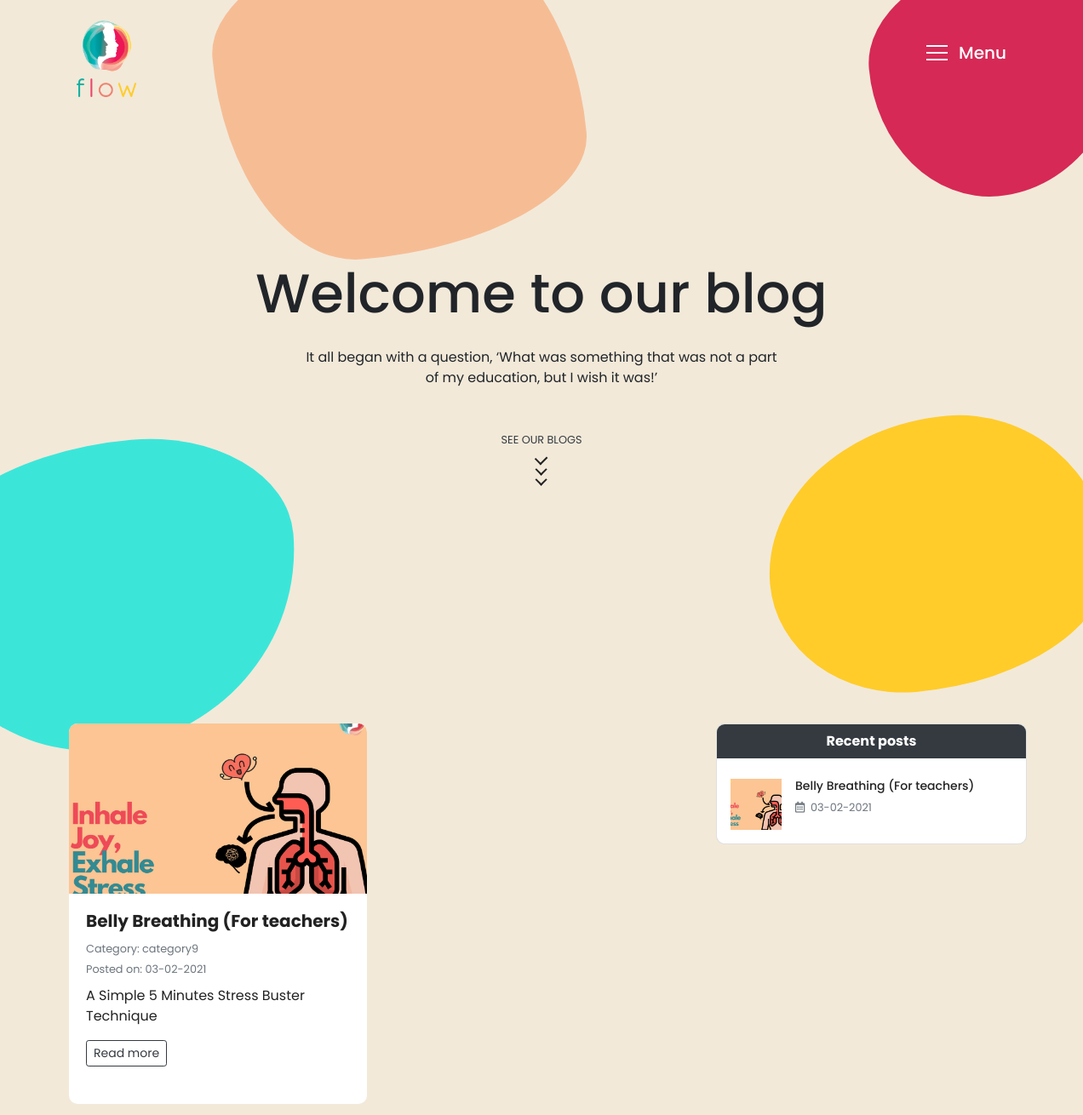
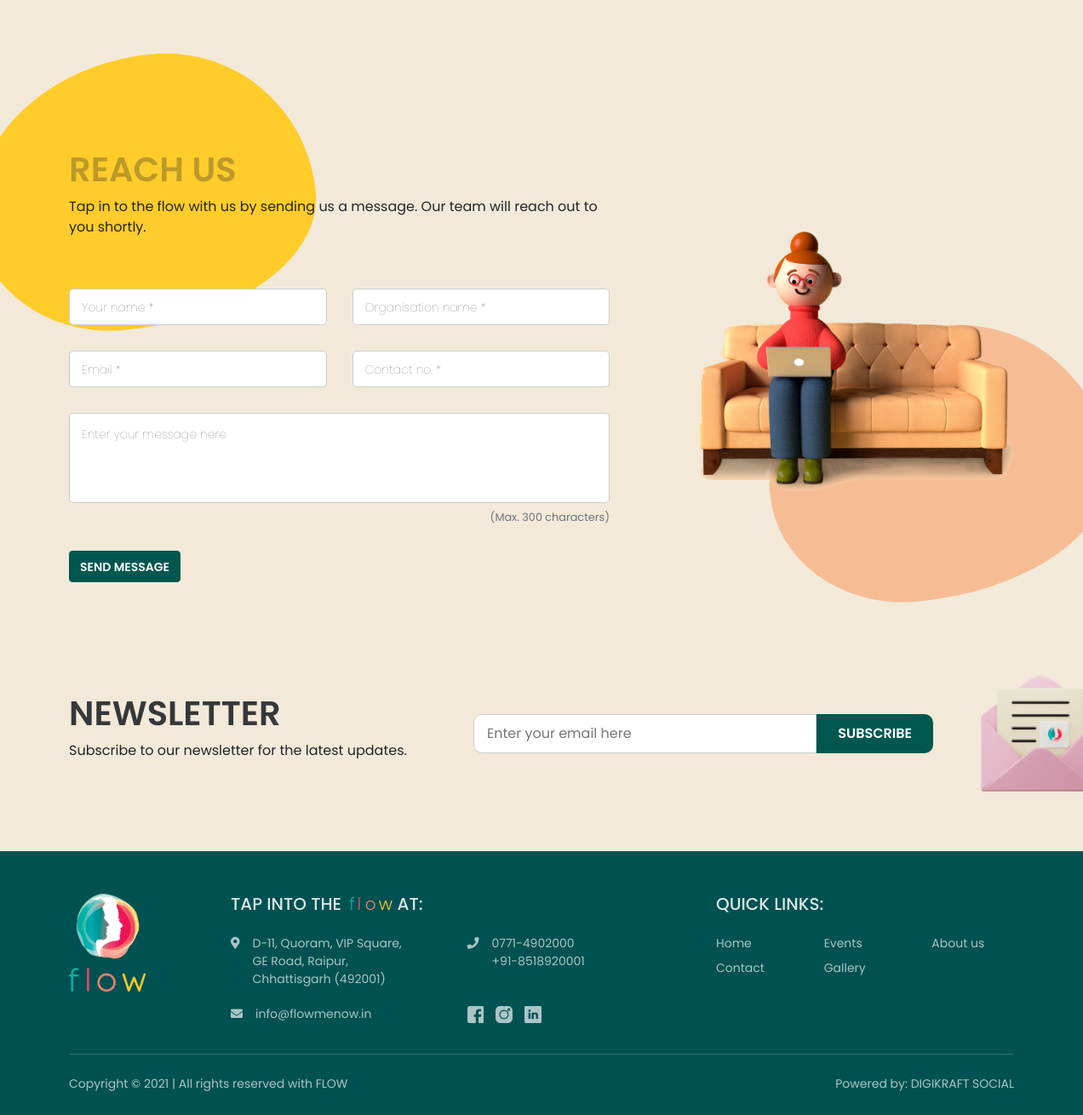
The page /index.php/home/blog on the database its author committed (2 pictures, top to bottom).
### tables this page shows
CREATE TABLE `blogs` (
  `id` int(100) NOT NULL,
  `heading` varchar(2048) NOT NULL,
  `short_descr` varchar(1000) DEFAULT NULL,
  `date` timestamp NOT NULL DEFAULT current_timestamp(),
  `img` varchar(1024) NOT NULL,
  `content` longtext NOT NULL,
  `url_slug` varchar(500) DEFAULT NULL,
  `tags` text DEFAULT NULL,
  `category_id` int(11) DEFAULT NULL,
  `authors_id` int(11) DEFAULT NULL,
  `created_at` timestamp NOT NULL DEFAULT current_timestamp(),
  `updated_at` timestamp NOT NULL DEFAULT current_timestamp()
);

CREATE TABLE `blog_categories` (
  `id` int(11) NOT NULL,
  `category` varchar(1024) NOT NULL,
  `category_date` timestamp NOT NULL DEFAULT current_timestamp()
);

CREATE TABLE `webprofile` (
  `id` int(11) NOT NULL,
  `email` varchar(80) NOT NULL,
  `phone1` varchar(50) NOT NULL,
  `phone2` varchar(50) NOT NULL,
  `whatsapp_no` varchar(50) NOT NULL,
  `address` text NOT NULL,
  `fblink` varchar(250) NOT NULL,
  `instalink` varchar(250) NOT NULL,
  `linkedinlink` varchar(250) NOT NULL,
  `latitude` varchar(500) NOT NULL,
  `longitude` varchar(500) NOT NULL
);

### application/controllers/Home.php (called while the page is built, shortened)
<?php
class Home extends MY_Controller {
	function __construct(){
		$this->load->model('GetModel','fetch');
		$this->load->model('AddModel','save');
		$this->load->library("pagination");
	}
	public function blog(){
		$config = array();
		$config["base_url"] = base_url() . "blog/page";
		$config["total_rows"] = $this->fetch->record_count('blogs');
		$config["per_page"] = 10;
		$config["uri_segment"] = 3;
		$this->pagination->initialize($config);
		$page = ($this->uri->segment(3)) ? $this->uri->segment(3) : 0;
		$profile=$this->fetch->getWebProfile();
		$blogs=$this->fetch->fetch_blogs($config["per_page"], $page);
		$pages = $this->pagination->create_links();
		$recent=$this->fetch->getLimitInfo('blogs',4);
		$this->load->view('header',['profile'=>$profile,'blogs'=>$blogs,'pages'=>$pages,'recent'=>$recent
									]);
		$this->load->view('blog_main');
		$this->load->view('footer');
	}
}

### index.php (called while the page is built, shortened)
<?php
require_once BASEPATH.'core/CodeIgniter.php';

### application/models/GetModel.php (called while the page is built, shortened)
<?php
class GetModel extends CI_Model{
    public function getWebProfile()
    {
        return $this->db->get('webprofile')->row();
    }
    public function fetch_blogs($limit, $start)
    {
        $this->db->select('b.*, c.category, c.id AS cat_id');
        $this->db->from('blogs b');
        $this->db->join('blog_categories c', 'c.id = b.category_id', 'LEFT');
        $this->db->order_by('id','desc');
        $this->db->limit($limit, $start);
        $query = $this->db->get();
        return $query->result();
    }
    public function getLimitInfo($tbl,$lim)
    {
        return $this->db->order_by('id', 'DESC')->limit($lim)->get($tbl)->result();
    }
    public function record_count($table)
    {
        return $this->db->count_all($table);
    }
}
?>

### application/views/blog_main.php (the view, shortened to what this page needs)
<section class="hero-sec">
    <div class="container">
        <div class="intro">
            <h1>Welcome to our blog</h1>
            <p class="mt-4 mb-5 mx-auto">It all began with a question, ‘What was something that was not a part of my education, but I wish it was!’</p>
            <a href="#allBlogs" id="nextPage" class="link">
                <small class="text-dark">SEE OUR BLOGS</small>
                <div class="mouse">
                    <span class="m_scroll_arrows unu"></span>
                    <span class="m_scroll_arrows doi"></span>
                    <span class="m_scroll_arrows trei"></span>
                </div>
            </a>
        </div>
    </div>
    <div class="blobs">
        <div class="blob-baige"></div>
        <div class="blob-pink"></div>
        <div class="blob-teal"></div>
        <div class="blob-yellow"></div>
    </div>
</section>
<main class="all-blogs" id="allBlogs">
    <div class="container">
        <div class="row ">
            <div class="col-md-8">
                <div class="row">
                    <?php foreach($blogs as $b){?>
                        <div class="col-md-6 mb-5">
                            <div onclick="redirectTo('<?=base_url('blog/').$b->id.'/'.$b->url_slug?>')" class="blog-card card mb-4 border-0 h-100" style="color:#222">
                                <img class="card-img-top" src="<?=base_url()?>assets/images/<?=$b->img?>" style="object-fit: cover;" height="200" alt="image">
                                <div class="card-body">
                                    <h5 class="mb-2"><strong><?=$b->heading?></strong></h5>
                                    <small class="text-muted">Category: <a href="<?=base_url('blog/category/').$b->cat_id.'/'.$b->category?>" class="cat-link"><?=$b->category?></a></small>
                                    <br>
                                    <small class="text-muted">Posted on: <?=date('d-m-Y',strtotime($b->date))?></small>
                                    <p class="card-text text-black mt-2"><?=(strlen($b->short_descr) > 100) ? substr($b->short_descr,0,100).'...' :$b->short_descr?></p>
                                    <div class="d-flex justify-content-between align-items-center">
                                        <div class="btn-group">
                                            <a href="<?=base_url('blog/').$b->id.'/'.$b->url_slug?>" class="btn btn-sm btn-outline-dark">Read more</a>
                                        </div>
                                    </div>
                                </div>
                            </div>
                        </div>
                    <?php }?>
                </div>
            </div>
            <div class="aside col-md-4 pr-sm-0 mt-sm-0 mt-5">
                <div class="card">
                    <div class="card-title mb-2">
                        <p class="text-center rounded-3 font-weight-bold bg-dark text-white py-2">Recent posts</p>
                    </div>
                    <div class="card-body p-0">
                    <?php foreach($recent as $r){?>
                        <a href="<?=base_url('blog/').$r->id.'/'.$r->url_slug?>" class="card-text mb-3 px-3 d-flex flex-row flex-nowrap align-items-start">
                            <img src="<?=base_url()?>assets/images/<?=$r->img?>" alt="" width="60" height="60" style="object-fit: cover;">
                            <div class="content ml-3">
                                <h6 class="mb-1"><?=$r->heading?></h6>
                                <small class="text-muted"><i class="far fa-calendar-alt"> </i>&nbsp; <?=date('d-m-Y',strtotime($r->date))?></small>
                            </div>
                        </a>
                    <?php }?>
                    </div>
                </div>
            </div>
        </div>
    </div>
</main>

### application/views/footer.php (shortened to what this page needs)
    <section class="contact-sec" id='contact'>
        <div class="blobs">
            <div class="blob-yellow"></div>
        </div>
        <div class="container">
            <div class="row flex-wrap-reverse">
               <div class="col-sm-7 form-con">
                   <h1>REACH US</h1>
                   <p>Tap in to the flow with us by sending us a message. Our team will reach out to you shortly.</p>
                   <form class="" action="<?=base_url('enquire')?>" method="POST">
                        <div class="row justify-content-between">
                            <div class="col-md-6 mb-sm-0 mb-4 float-group">
                                <input name="name" type="text" class="" required>
                                <label for="pname">Your name *</label>
                            </div>
                            <div class="col-md-6 mb-sm-0 mb-4 float-group">
                                <input name="org_name" type="text" required>
                                <label for="pname">Organisation name *</label>
                            </div>
                            <div class="col-md-6 mb-sm-0 mb-4 float-group">
                                <input name="email" type="email" required>
                                <label for="pname">Email *</label>
                            </div>
                            <div class="col-md-6 mb-sm-0 mb-4 float-group">
                                <input name="phone" type="text" required>
                                <label for="pname">Contact no. *</label>
                            </div>
                            <div class="col-12 float-group">
                                <textarea name="message" rows="4" maxlength="300"></textarea>
                                <label for="pname">Enter your message here</label>
                            <small class="d-block text-right text-muted"> (Max. 300 characters)</small>
                            </div>
                        </div>
                        <button type="submit" class="btn"> SEND MESSAGE </button>
                    </form>
               </div>
               <div class="col-sm-5 image mb-sm-0 mb-5">
                   <img src="<?=base_url()?>assets/images/5.png" alt="">
               </div>
            </div>
        </div>
    </section>
    <section class="newsletter">
        <div class="env">
            <img src="<?=base_url()?>assets/images/newsletter.png" alt="">
        </div>
        <div class="container">
            <div class="row align-items-center">
                <div class="col-sm-5">
                    <h1>NEWSLETTER</h1>
                    <p>Subscribe to our newsletter for the latest updates.</p>
                </div>
                <div class="col-sm-6">
                    <form action="<?=base_url('subscribe')?>" method="POST">
                        <div class="input-grp">
                            <input type="email" name="email" placeholder="Enter your email here" required>
                            <button type="submit">SUBSCRIBE</button>
                        </div>
                    </form>
                </div>
            </div>
        </div>
    </section>
    <footer>
        <div class="container">
            <div class="row">
                <div class="col-sm-2 mb-sm-0 mb-5">
                    <img src="<?=base_url()?>assets/images/flow-logo.png" alt="">
                </div>
                <div class="col-sm-6 mb-sm-0 mb-5">
                    <h5 class="mb-sm-4 mb-3">TAP INTO THE <span class="flow-mark ml-1">
                        <span class="o mr-2">o</span>
                        <span class="w ">w</span>
                    </span> &nbsp; AT:</h5>
                    <div class="row ml-0">
                        <div class="col-sm-6 info">
                            <div class="row flex-nowrap">
                                <div class=""><i class="fa fa-map-marker-alt"></i></div>
                                <div class="col">
                                    <?=nl2br($profile->address)?>
                                </div>
                            </div>
                        </div>
                        <div class="col-sm-6 info">
                            <div class="row flex-nowrap">
                                <div class=""><i class="fa fa-phone"></i></div>
                                <div class="col">
                                    <?=$profile->phone1?>
                                    <br>
                                    <?=$profile->phone2?>
                                </div>
                            </div>
                        </div>
                        <div class="col-sm-6 info">
                            <div class="row flex-nowrap">
                                <div class=""><i class="fa fa-envelope"></i></div>
                                <div class="col">
                                    <?=$profile->email?>
                                </div>
                            </div>
                        </div>
                        <div class="col-sm-6 ">
                            <div class="row flex-nowrap">
                                <div class="">
                                   <a target="_blank" href="<?=$profile->fblink?>">
                                    </a>
                                   <a target="_blank"  href="<?=$profile->instalink?>">
                                   </a>
                                   <a target="_blank"  href="<?=$profile->linkedinlink?>">
                                   </a>
                                </div>
                            </div>
                        </div>
                    </div>
                </div>
                <div class="col-sm-4 mb-sm-0 mb-2">
                    <h5 class="mb-sm-4 mb-3">QUICK LINKS:</h5>
                    <div class="row">
                        <a href="<?=base_url()?>" class="col-4 mb-2">Home</a>
                        <a href="<?=base_url('events')?>" class="col-4 mb-2">Events</a>
                        <a href="<?=base_url('about-us')?>" href="about.html" class="col-4 mb-2">About us</a>
                        <a href="<?=base_url('contact-us')?>" class="col-4 mb-2">Contact</a>
                        <a href="<?=base_url('gallery')?>" class="col-4 mb-2">Gallery</a>
                    </div>
                </div>
            </div>
            <hr>
            <div class="row mt-4">
                <div class="col-sm-6 text-sm-left text-center">
                    <p>Copyright &copy; <?=date('Y')?> | All rights reserved with FLOW</p>
                </div>
                <div class="col-sm-6 text-sm-right text-center">
                    <p>
                        Powered by: <a href="http://digikraftsocial.com">DIGIKRAFT SOCIAL</a>
                    </p>
                </div>
            </div>
        </div>
    </footer>
</body>
</html>

### assets/css/float_label.css (style rules this page uses)
.float-group { position:relative; }
.contact-sec input + label { position:absolute; left:30px; top:50%; transform: translateY(-50%); transition:all 0.3s; color:#666; font-weight:lighter; cursor: text; pointer-events: none; font-size: 14px; }
.contact-sec textarea + label { position:absolute; left:30px; top:15px; transition:all 0.3s; color:#666; font-weight:lighter; cursor: text; pointer-events: none; font-size: 14px; }

### application/views/blog_main.php (style rules this page uses)
body { overflow: unset; }

### rows shown on the page
blogs: img (picture), heading "Belly Breathing (For teachers)", blog_categories.category "category9", date "03-02-2021", short_descr "A Simple 5 Minutes Stress Buster Technique"
webprofile: address "D-11, Quoram, VIP Square, GE Road, Raipur, Chhattisgarh (492001)", phone1 "0771-4902000", phone2 "+91-8518920001", email "info@flowmenow.in"
